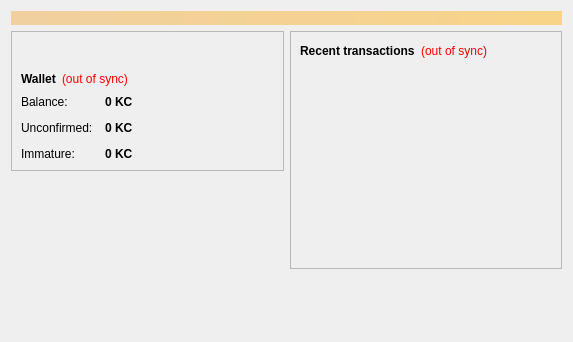
<?xml version="1.0" encoding="UTF-8"?>
<ui version="4.0">
 <class>OverviewPage</class>
 <widget class="QWidget" name="OverviewPage">
  <property name="geometry">
   <rect>
    <x>0</x>
    <y>0</y>
    <width>573</width>
    <height>342</height>
   </rect>
  </property>
  <property name="windowTitle">
   <string>Form</string>
  </property>
  <layout class="QVBoxLayout" name="topLayout">
   <item>
    <widget class="QLabel" name="labelAlerts">
     <property name="visible">
      <bool>false</bool>
     </property>
     <property name="styleSheet">
      <string notr="true">background-color: qlineargradient(x1: 0, y1: 0, x2: 1, y2: 0, stop:0 #F0D0A0, stop:1 #F8D488); color:#000000;</string>
     </property>
     <property name="wordWrap">
      <bool>true</bool>
     </property>
     <property name="margin">
      <number>3</number>
     </property>
    </widget>
   </item>
   <item>
    <layout class="QHBoxLayout" name="horizontalLayout" stretch="1,1">
     <item>
      <layout class="QVBoxLayout" name="verticalLayout_2">
       <item>
        <widget class="QFrame" name="frame">
         <property name="frameShape">
          <enum>QFrame::StyledPanel</enum>
         </property>
         <property name="frameShadow">
          <enum>QFrame::Raised</enum>
         </property>
         <layout class="QVBoxLayout" name="verticalLayout_4">
          <item>
           <widget class="QPushButton" name="pushButton">
            <property name="enabled">
             <bool>false</bool>
            </property>
            <property name="autoFillBackground">
             <bool>false</bool>
            </property>
            <property name="text">
             <string/>
            </property>
            <property name="icon">
             <iconset resource="../bitcoin.qrc">
              <normaloff>:/images/splash</normaloff>
              <disabledoff>:/images/splash</disabledoff>
              <disabledon>:/images/splash</disabledon>:/images/splash</iconset>
            </property>
            <property name="iconSize">
             <size>
              <width>180</width>
              <height>180</height>
             </size>
            </property>
            <property name="checkable">
             <bool>false</bool>
            </property>
            <property name="autoDefault">
             <bool>false</bool>
            </property>
            <property name="default">
             <bool>false</bool>
            </property>
            <property name="flat">
             <bool>true</bool>
            </property>
           </widget>
          </item>
          <item>
           <layout class="QHBoxLayout" name="horizontalLayout_4">
            <item>
             <widget class="QLabel" name="label_5">
              <property name="font">
               <font>
                <weight>75</weight>
                <bold>true</bold>
               </font>
              </property>
              <property name="text">
               <string>Wallet</string>
              </property>
             </widget>
            </item>
            <item>
             <widget class="QLabel" name="labelWalletStatus">
              <property name="toolTip">
               <string>The displayed information may be out of date. Your wallet automatically synchronizes with the Kingdomcoin network after a connection is established, but this process has not completed yet.</string>
              </property>
              <property name="styleSheet">
               <string notr="true">QLabel { color: red; }</string>
              </property>
              <property name="text">
               <string notr="true">(out of sync)</string>
              </property>
              <property name="alignment">
               <set>Qt::AlignLeading|Qt::AlignLeft|Qt::AlignVCenter</set>
              </property>
             </widget>
            </item>
            <item>
             <spacer name="horizontalSpacer_2">
              <property name="orientation">
               <enum>Qt::Horizontal</enum>
              </property>
              <property name="sizeHint" stdset="0">
               <size>
                <width>40</width>
                <height>20</height>
               </size>
              </property>
             </spacer>
            </item>
           </layout>
          </item>
          <item>
           <layout class="QFormLayout" name="formLayout_2">
            <property name="fieldGrowthPolicy">
             <enum>QFormLayout::AllNonFixedFieldsGrow</enum>
            </property>
            <property name="horizontalSpacing">
             <number>12</number>
            </property>
            <property name="verticalSpacing">
             <number>12</number>
            </property>
            <item row="0" column="0">
             <widget class="QLabel" name="label">
              <property name="text">
               <string>Balance:</string>
              </property>
             </widget>
            </item>
            <item row="0" column="1">
             <widget class="QLabel" name="labelBalance">
              <property name="font">
               <font>
                <weight>75</weight>
                <bold>true</bold>
               </font>
              </property>
              <property name="cursor">
               <cursorShape>IBeamCursor</cursorShape>
              </property>
              <property name="toolTip">
               <string>Your current balance</string>
              </property>
              <property name="text">
               <string notr="true">0 KC</string>
              </property>
              <property name="textInteractionFlags">
               <set>Qt::LinksAccessibleByMouse|Qt::TextSelectableByKeyboard|Qt::TextSelectableByMouse</set>
              </property>
             </widget>
            </item>
            <item row="1" column="0">
             <widget class="QLabel" name="label_3">
              <property name="text">
               <string>Unconfirmed:</string>
              </property>
             </widget>
            </item>
            <item row="1" column="1">
             <widget class="QLabel" name="labelUnconfirmed">
              <property name="font">
               <font>
                <weight>75</weight>
                <bold>true</bold>
               </font>
              </property>
              <property name="cursor">
               <cursorShape>IBeamCursor</cursorShape>
              </property>
              <property name="toolTip">
               <string>Total of transactions that have yet to be confirmed, and do not yet count toward the current balance</string>
              </property>
              <property name="text">
               <string notr="true">0 KC</string>
              </property>
              <property name="textInteractionFlags">
               <set>Qt::LinksAccessibleByMouse|Qt::TextSelectableByKeyboard|Qt::TextSelectableByMouse</set>
              </property>
             </widget>
            </item>
            <item row="2" column="0">
             <widget class="QLabel" name="labelImmatureText">
              <property name="text">
               <string>Immature:</string>
              </property>
             </widget>
            </item>
            <item row="2" column="1">
             <widget class="QLabel" name="labelImmature">
              <property name="font">
               <font>
                <weight>75</weight>
                <bold>true</bold>
               </font>
              </property>
              <property name="toolTip">
               <string>Mined balance that has not yet matured</string>
              </property>
              <property name="text">
               <string notr="true">0 KC</string>
              </property>
              <property name="textInteractionFlags">
               <set>Qt::LinksAccessibleByMouse|Qt::TextSelectableByKeyboard|Qt::TextSelectableByMouse</set>
              </property>
             </widget>
            </item>
           </layout>
          </item>
         </layout>
        </widget>
       </item>
       <item>
        <spacer name="verticalSpacer">
         <property name="orientation">
          <enum>Qt::Vertical</enum>
         </property>
         <property name="sizeHint" stdset="0">
          <size>
           <width>20</width>
           <height>40</height>
          </size>
         </property>
        </spacer>
       </item>
      </layout>
     </item>
     <item>
      <layout class="QVBoxLayout" name="verticalLayout_3">
       <item>
        <widget class="QFrame" name="frame_2">
         <property name="frameShape">
          <enum>QFrame::StyledPanel</enum>
         </property>
         <property name="frameShadow">
          <enum>QFrame::Raised</enum>
         </property>
         <layout class="QVBoxLayout" name="verticalLayout">
          <item>
           <layout class="QHBoxLayout" name="horizontalLayout_2">
            <item>
             <widget class="QLabel" name="label_4">
              <property name="text">
               <string>&lt;b&gt;Recent transactions&lt;/b&gt;</string>
              </property>
             </widget>
            </item>
            <item>
             <widget class="QLabel" name="labelTransactionsStatus">
              <property name="toolTip">
               <string>The displayed information may be out of date. Your wallet automatically synchronizes with the Kingdomcoin network after a connection is established, but this process has not completed yet.</string>
              </property>
              <property name="styleSheet">
               <string notr="true">QLabel { color: red; }</string>
              </property>
              <property name="text">
               <string notr="true">(out of sync)</string>
              </property>
              <property name="alignment">
               <set>Qt::AlignRight|Qt::AlignTrailing|Qt::AlignVCenter</set>
              </property>
             </widget>
            </item>
            <item>
             <spacer name="horizontalSpacer">
              <property name="orientation">
               <enum>Qt::Horizontal</enum>
              </property>
              <property name="sizeHint" stdset="0">
               <size>
                <width>40</width>
                <height>20</height>
               </size>
              </property>
             </spacer>
            </item>
           </layout>
          </item>
          <item>
           <widget class="QListView" name="listTransactions">
            <property name="styleSheet">
             <string notr="true">QListView { background: transparent; }</string>
            </property>
            <property name="frameShape">
             <enum>QFrame::NoFrame</enum>
            </property>
            <property name="verticalScrollBarPolicy">
             <enum>Qt::ScrollBarAlwaysOff</enum>
            </property>
            <property name="horizontalScrollBarPolicy">
             <enum>Qt::ScrollBarAlwaysOff</enum>
            </property>
            <property name="selectionMode">
             <enum>QAbstractItemView::NoSelection</enum>
            </property>
           </widget>
          </item>
         </layout>
        </widget>
       </item>
       <item>
        <spacer name="verticalSpacer_2">
         <property name="orientation">
          <enum>Qt::Vertical</enum>
         </property>
         <property name="sizeHint" stdset="0">
          <size>
           <width>20</width>
           <height>40</height>
          </size>
         </property>
        </spacer>
       </item>
      </layout>
     </item>
    </layout>
   </item>
  </layout>
 </widget>
 <resources>
  <include location="../bitcoin.qrc"/>
 </resources>
 <connections/>
</ui>
